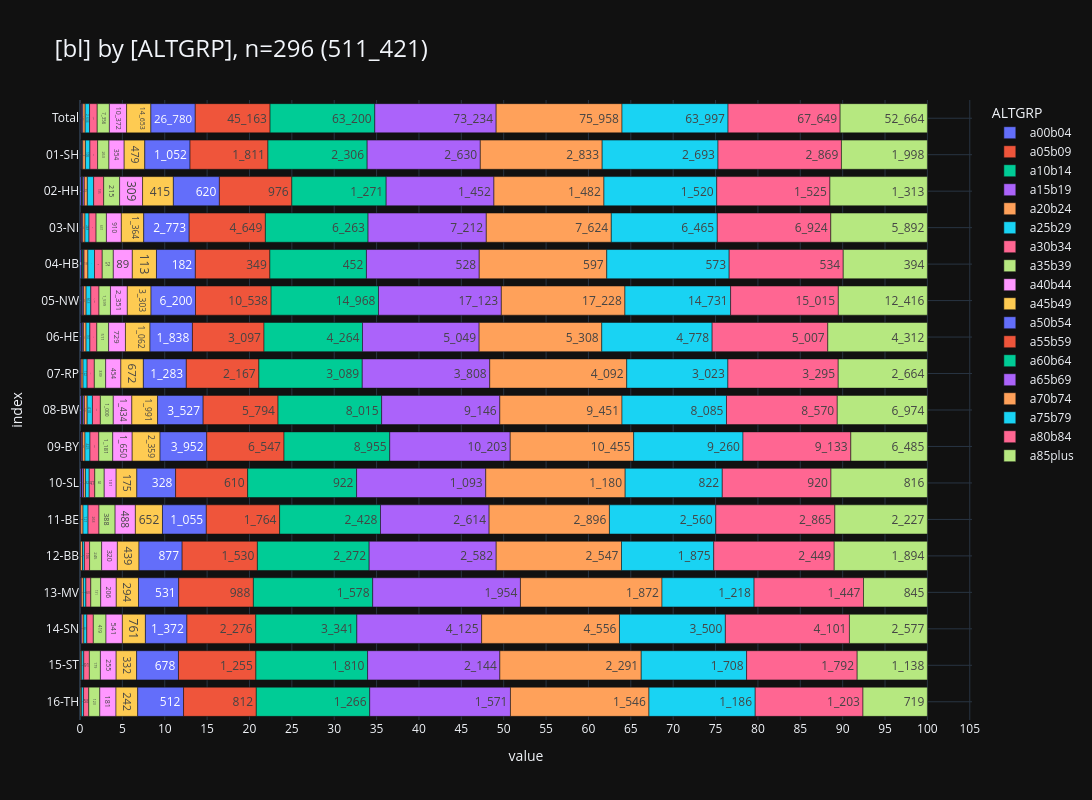

Notebook source saved alongside this figure:
### Code cell
_alias='ALTGRP'
_df = (
    show_freqs(alias=_alias, incl_c44_and_d=False)
    .rename(columns={"kkr": "bl"})
    [["bl", "ALTGRP", "cnt"]]
)
_=pls.plot_stacked_bars(
    _df,
    orientation="h",
    normalize=False,
    relative=True,
    dropna=False,
    sort_values_index=False,
    show_total=True,
    height=800,
)

### Figure 1 — Plotly figure (JSON) as saved in the notebook; plotly's stock layout.template omitted (floating-point values rounded to 4 significant figures)
{"data": [{"hovertemplate": "col=a00b04<br>value=%{x}<br>index=%{y}<br>cnt_str=%{text}<extra></extra>", "legendgroup": "a00b04", "marker": {"color": "#636EFA", "pattern": {"shape": ""}}, "name": "a00b04", "orientation": "h", "showlegend": true, "text": ["486", "20", "20", "47", "8", "133", "52", "3", "125", "49", "12", "2", "2", "13"], "textposition": "auto", "type": "bar", "x": [486, 20, 20, 47, 8, 133, 52, 3, 125, 49, 12, 2, 2, 13], "xaxis": "x", "y": [" Total", "01-SH", "02-HH", "03-NI", "04-HB", "05-NW", "06-HE", "07-RP", "08-BW", "09-BY", "10-SL", "11-BE", "13-MV", "14-SN"], "yaxis": "y"}, {"hovertemplate": "col=a05b09<br>value=%{x}<br>index=%{y}<br>cnt_str=%{text}<extra></extra>", "legendgroup": "a05b09", "marker": {"color": "#EF553B", "pattern": {"shape": ""}}, "name": "a05b09", "orientation": "h", "showlegend": true, "text": ["252", "10", "6", "29", "2", "87", "19", "1", "48", "36", "4", "2", "1", "7"], "textposition": "auto", "type": "bar", "x": [252, 10, 6, 29, 2, 87, 19, 1, 48, 36, 4, 2, 1, 7], "xaxis": "x", "y": [" Total", "01-SH", "02-HH", "03-NI", "04-HB", "05-NW", "06-HE", "07-RP", "08-BW", "09-BY", "10-SL", "12-BB", "13-MV", "14-SN"], "yaxis": "y"}, {"hovertemplate": "col=a10b14<br>value=%{x}<br>index=%{y}<br>cnt_str=%{text}<extra></extra>", "legendgroup": "a10b14", "marker": {"color": "#00CC96", "pattern": {"shape": ""}}, "name": "a10b14", "orientation": "h", "showlegend": true, "text": ["288", "15", "12", "21", "5", "100", "28", "1", "62", "32", "1", "2", "9"], "textposition": "auto", "type": "bar", "x": [288, 15, 12, 21, 5, 100, 28, 1, 62, 32, 1, 2, 9], "xaxis": "x", "y": [" Total", "01-SH", "02-HH", "03-NI", "04-HB", "05-NW", "06-HE", "07-RP", "08-BW", "09-BY", "10-SL", "13-MV", "14-SN"], "yaxis": "y"}, {"hovertemplate": "col=a15b19<br>value=%{x}<br>index=%{y}<br>cnt_str=%{text}<extra></extra>", "legendgroup": "a15b19", "marker": {"color": "#AB63FA", "pattern": {"shape": ""}}, "name": "a15b19", "orientation": "h", "showlegend": true, "text": ["688", "19", "20", "71", "4", "187", "50", "30", "108", "103", "13", "16", "7", "13", "37", "6", "4"], "textposition": "auto", "type": "bar", "x": [688, 19, 20, 71, 4, 187, 50, 30, 108, 103, 13, 16, 7, 13, 37, 6, 4], "xaxis": "x", "y": [" Total", "01-SH", "02-HH", "03-NI", "04-HB", "05-NW", "06-HE", "07-RP", "08-BW", "09-BY", "10-SL", "11-BE", "12-BB", "13-MV", "14-SN", "15-ST", "16-TH"], "yaxis": "y"}, {"hovertemplate": "col=a20b24<br>value=%{x}<br>index=%{y}<br>cnt_str=%{text}<extra></extra>", "legendgroup": "a20b24", "marker": {"color": "#FFA15A", "pattern": {"shape": ""}}, "name": "a20b24", "orientation": "h", "showlegend": true, "text": ["1_415", "62", "41", "135", "18", "340", "113", "56", "210", "204", "16", "55", "42", "27", "60", "22", "14"], "textposition": "auto", "type": "bar", "x": [1415, 62, 41, 135, 18, 340, 113, 56, 210, 204, 16, 55, 42, 27, 60, 22, 14], "xaxis": "x", "y": [" Total", "01-SH", "02-HH", "03-NI", "04-HB", "05-NW", "06-HE", "07-RP", "08-BW", "09-BY", "10-SL", "11-BE", "12-BB", "13-MV", "14-SN", "15-ST", "16-TH"], "yaxis": "y"}, {"hovertemplate": "col=a25b29<br>value=%{x}<br>index=%{y}<br>cnt_str=%{text}<extra></extra>", "legendgroup": "a25b29", "marker": {"color": "#19D3F3", "pattern": {"shape": ""}}, "name": "a25b29", "orientation": "h", "showlegend": true, "text": ["2_634", "105", "85", "248", "31", "663", "167", "122", "410", "425", "32", "121", "38", "33", "99", "33", "22"], "textposition": "auto", "type": "bar", "x": [2634, 105, 85, 248, 31, 663, 167, 122, 410, 425, 32, 121, 38, 33, 99, 33, 22], "xaxis": "x", "y": [" Total", "01-SH", "02-HH", "03-NI", "04-HB", "05-NW", "06-HE", "07-RP", "08-BW", "09-BY", "10-SL", "11-BE", "12-BB", "13-MV", "14-SN", "15-ST", "16-TH"], "yaxis": "y"}, {"hovertemplate": "col=a30b34<br>value=%{x}<br>index=%{y}<br>cnt_str=%{text}<extra></extra>", "legendgroup": "a30b34", "marker": {"color": "#FF6692", "pattern": {"shape": ""}}, "name": "a30b34", "orientation": "h", "showlegend": true, "text": ["4_632", "179", "135", "430", "36", "1_138", "299", "215", "613", "741", "47", "263", "106", "65", "216", "91", "58"], "textposition": "auto", "type": "bar", "x": [4632, 179, 135, 430, 36, 1138, 299, 215, 613, 741, 47, 263, 106, 65, 216, 91, 58], "xaxis": "x", "y": [" Total", "01-SH", "02-HH", "03-NI", "04-HB", "05-NW", "06-HE", "07-RP", "08-BW", "09-BY", "10-SL", "11-BE", "12-BB", "13-MV", "14-SN", "15-ST", "16-TH"], "yaxis": "y"}, {"hovertemplate": "col=a35b39<br>value=%{x}<br>index=%{y}<br>cnt_str=%{text}<extra></extra>", "legendgroup": "a35b39", "marker": {"color": "#B6E880", "pattern": {"shape": ""}}, "name": "a35b39", "orientation": "h", "showlegend": true, "text": ["7_356", "263", "215", "631", "52", "1_599", "511", "339", "1_000", "1_181", "80", "388", "245", "131", "419", "179", "123"], "textposition": "auto", "type": "bar", "x": [7356, 263, 215, 631, 52, 1599, 511, 339, 1000, 1181, 80, 388, 245, 131, 419, 179, 123], "xaxis": "x", "y": [" Total", "01-SH", "02-HH", "03-NI", "04-HB", "05-NW", "06-HE", "07-RP", "08-BW", "09-BY", "10-SL", "11-BE", "12-BB", "13-MV", "14-SN", "15-ST", "16-TH"], "yaxis": "y"}, {"hovertemplate": "col=a40b44<br>value=%{x}<br>index=%{y}<br>cnt_str=%{text}<extra></extra>", "legendgroup": "a40b44", "marker": {"color": "#FF97FF", "pattern": {"shape": ""}}, "name": "a40b44", "orientation": "h", "showlegend": true, "text": ["10_372", "354", "309", "910", "89", "2_351", "729", "454", "1_434", "1_650", "101", "488", "320", "206", "541", "255", "181"], "textposition": "auto", "type": "bar", "x": [10372, 354, 309, 910, 89, 2351, 729, 454, 1434, 1650, 101, 488, 320, 206, 541, 255, 181], "xaxis": "x", "y": [" Total", "01-SH", "02-HH", "03-NI", "04-HB", "05-NW", "06-HE", "07-RP", "08-BW", "09-BY", "10-SL", "11-BE", "12-BB", "13-MV", "14-SN", "15-ST", "16-TH"], "yaxis": "y"}, {"hovertemplate": "col=a45b49<br>value=%{x}<br>index=%{y}<br>cnt_str=%{text}<extra></extra>", "legendgroup": "a45b49", "marker": {"color": "#FECB52", "pattern": {"shape": ""}}, "name": "a45b49", "orientation": "h", "showlegend": true, "text": ["14_653", "479", "415", "1_364", "113", "3_303", "1_062", "672", "1_991", "2_359", "175", "652", "439", "294", "761", "332", "242"], "textposition": "auto", "type": "bar", "x": [14653, 479, 415, 1364, 113, 3303, 1062, 672, 1991, 2359, 175, 652, 439, 294, 761, 332, 242], "xaxis": "x", "y": [" Total", "01-SH", "02-HH", "03-NI", "04-HB", "05-NW", "06-HE", "07-RP", "08-BW", "09-BY", "10-SL", "11-BE", "12-BB", "13-MV", "14-SN", "15-ST", "16-TH"], "yaxis": "y"}, {"hovertemplate": "col=a50b54<br>value=%{x}<br>index=%{y}<br>cnt_str=%{text}<extra></extra>", "legendgroup": "a50b54", "marker": {"color": "#636EFA", "pattern": {"shape": ""}}, "name": "a50b54", "orientation": "h", "showlegend": true, "text": ["26_780", "1_052", "620", "2_773", "182", "6_200", "1_838", "1_283", "3_527", "3_952", "328", "1_055", "877", "531", "1_372", "678", "512"], "textposition": "auto", "type": "bar", "x": [26780, 1052, 620, 2773, 182, 6200, 1838, 1283, 3527, 3952, 328, 1055, 877, 531, 1372, 678, 512], "xaxis": "x", "y": [" Total", "01-SH", "02-HH", "03-NI", "04-HB", "05-NW", "06-HE", "07-RP", "08-BW", "09-BY", "10-SL", "11-BE", "12-BB", "13-MV", "14-SN", "15-ST", "16-TH"], "yaxis": "y"}, {"hovertemplate": "col=a55b59<br>value=%{x}<br>index=%{y}<br>cnt_str=%{text}<extra></extra>", "legendgroup": "a55b59", "marker": {"color": "#EF553B", "pattern": {"shape": ""}}, "name": "a55b59", "orientation": "h", "showlegend": true, "text": ["45_163", "1_811", "976", "4_649", "349", "10_538", "3_097", "2_167", "5_794", "6_547", "610", "1_764", "1_530", "988", "2_276", "1_255", "812"], "textposition": "auto", "type": "bar", "x": [45163, 1811, 976, 4649, 349, 10538, 3097, 2167, 5794, 6547, 610, 1764, 1530, 988, 2276, 1255, 812], "xaxis": "x", "y": [" Total", "01-SH", "02-HH", "03-NI", "04-HB", "05-NW", "06-HE", "07-RP", "08-BW", "09-BY", "10-SL", "11-BE", "12-BB", "13-MV", "14-SN", "15-ST", "16-TH"], "yaxis": "y"}, {"hovertemplate": "col=a60b64<br>value=%{x}<br>index=%{y}<br>cnt_str=%{text}<extra></extra>", "legendgroup": "a60b64", "marker": {"color": "#00CC96", "pattern": {"shape": ""}}, "name": "a60b64", "orientation": "h", "showlegend": true, "text": ["63_200", "2_306", "1_271", "6_263", "452", "14_968", "4_264", "3_089", "8_015", "8_955", "922", "2_428", "2_272", "1_578", "3_341", "1_810", "1_266"], "textposition": "auto", "type": "bar", "x": [63200, 2306, 1271, 6263, 452, 14968, 4264, 3089, 8015, 8955, 922, 2428, 2272, 1578, 3341, 1810, 1266], "xaxis": "x", "y": [" Total", "01-SH", "02-HH", "03-NI", "04-HB", "05-NW", "06-HE", "07-RP", "08-BW", "09-BY", "10-SL", "11-BE", "12-BB", "13-MV", "14-SN", "15-ST", "16-TH"], "yaxis": "y"}, {"hovertemplate": "col=a65b69<br>value=%{x}<br>index=%{y}<br>cnt_str=%{text}<extra></extra>", "legendgroup": "a65b69", "marker": {"color": "#AB63FA", "pattern": {"shape": ""}}, "name": "a65b69", "orientation": "h", "showlegend": true, "text": ["73_234", "2_630", "1_452", "7_212", "528", "17_123", "5_049", "3_808", "9_146", "10_203", "1_093", "2_614", "2_582", "1_954", "4_125", "2_144", "1_571"], "textposition": "auto", "type": "bar", "x": [73234, 2630, 1452, 7212, 528, 17123, 5049, 3808, 9146, 10203, 1093, 2614, 2582, 1954, 4125, 2144, 1571], "xaxis": "x", "y": [" Total", "01-SH", "02-HH", "03-NI", "04-HB", "05-NW", "06-HE", "07-RP", "08-BW", "09-BY", "10-SL", "11-BE", "12-BB", "13-MV", "14-SN", "15-ST", "16-TH"], "yaxis": "y"}, {"hovertemplate": "col=a70b74<br>value=%{x}<br>index=%{y}<br>cnt_str=%{text}<extra></extra>", "legendgroup": "a70b74", "marker": {"color": "#FFA15A", "pattern": {"shape": ""}}, "name": "a70b74", "orientation": "h", "showlegend": true, "text": ["75_958", "2_833", "1_482", "7_624", "597", "17_228", "5_308", "4_092", "9_451", "10_455", "1_180", "2_896", "2_547", "1_872", "4_556", "2_291", "1_546"], "textposition": "auto", "type": "bar", "x": [75958, 2833, 1482, 7624, 597, 17228, 5308, 4092, 9451, 10455, 1180, 2896, 2547, 1872, 4556, 2291, 1546], "xaxis": "x", "y": [" Total", "01-SH", "02-HH", "03-NI", "04-HB", "05-NW", "06-HE", "07-RP", "08-BW", "09-BY", "10-SL", "11-BE", "12-BB", "13-MV", "14-SN", "15-ST", "16-TH"], "yaxis": "y"}, {"hovertemplate": "col=a75b79<br>value=%{x}<br>index=%{y}<br>cnt_str=%{text}<extra></extra>", "legendgroup": "a75b79", "marker": {"color": "#19D3F3", "pattern": {"shape": ""}}, "name": "a75b79", "orientation": "h", "showlegend": true, "text": ["63_997", "2_693", "1_520", "6_465", "573", "14_731", "4_778", "3_023", "8_085", "9_260", "822", "2_560", "1_875", "1_218", "3_500", "1_708", "1_186"], "textposition": "auto", "type": "bar", "x": [63997, 2693, 1520, 6465, 573, 14731, 4778, 3023, 8085, 9260, 822, 2560, 1875, 1218, 3500, 1708, 1186], "xaxis": "x", "y": [" Total", "01-SH", "02-HH", "03-NI", "04-HB", "05-NW", "06-HE", "07-RP", "08-BW", "09-BY", "10-SL", "11-BE", "12-BB", "13-MV", "14-SN", "15-ST", "16-TH"], "yaxis": "y"}, {"hovertemplate": "col=a80b84<br>value=%{x}<br>index=%{y}<br>cnt_str=%{text}<extra></extra>", "legendgroup": "a80b84", "marker": {"color": "#FF6692", "pattern": {"shape": ""}}, "name": "a80b84", "orientation": "h", "showlegend": true, "text": ["67_649", "2_869", "1_525", "6_924", "534", "15_015", "5_007", "3_295", "8_570", "9_133", "920", "2_865", "2_449", "1_447", "4_101", "1_792", "1_203"], "textposition": "auto", "type": "bar", "x": [67649, 2869, 1525, 6924, 534, 15015, 5007, 3295, 8570, 9133, 920, 2865, 2449, 1447, 4101, 1792, 1203], "xaxis": "x", "y": [" Total", "01-SH", "02-HH", "03-NI", "04-HB", "05-NW", "06-HE", "07-RP", "08-BW", "09-BY", "10-SL", "11-BE", "12-BB", "13-MV", "14-SN", "15-ST", "16-TH"], "yaxis": "y"}, {"hovertemplate": "col=a85plus<br>value=%{x}<br>index=%{y}<br>cnt_str=%{text}<extra></extra>", "legendgroup": "a85plus", "marker": {"color": "#B6E880", "pattern": {"shape": ""}}, "name": "a85plus", "orientation": "h", "showlegend": true, "text": ["52_664", "1_998", "1_313", "5_892", "394", "12_416", "4_312", "2_664", "6_974", "6_485", "816", "2_227", "1_894", "845", "2_577", "1_138", "719"], "textposition": "auto", "type": "bar", "x": [52664, 1998, 1313, 5892, 394, 12416, 4312, 2664, 6974, 6485, 816, 2227, 1894, 845, 2577, 1138, 719], "xaxis": "x", "y": [" Total", "01-SH", "02-HH", "03-NI", "04-HB", "05-NW", "06-HE", "07-RP", "08-BW", "09-BY", "10-SL", "11-BE", "12-BB", "13-MV", "14-SN", "15-ST", "16-TH"], "yaxis": "y"}], "layout": {"barmode": "relative", "barnorm": "percent", "height": 800, "legend": {"title": {"text": "ALTGRP"}, "tracegroupgap": 0, "traceorder": "normal"}, "title": {"font": {"size": 24}, "text": "[bl] by [ALTGRP], n=296 (511_421)", "xanchor": "left", "y": 0.95, "yanchor": "top"}, "width": 1600, "xaxis": {"anchor": "y", "domain": [0, 1], "dtick": 5, "gridwidth": 1, "showgrid": true, "title": {"text": "value"}}, "yaxis": {"anchor": "x", "categoryarray": ["16-TH", "15-ST", "14-SN", "13-MV", "12-BB", "11-BE", "10-SL", "09-BY", "08-BW", "07-RP", "06-HE", "05-NW", "04-HB", "03-NI", "02-HH", "01-SH", " Total"], "categoryorder": "array", "domain": [0, 1], "gridwidth": 1, "showgrid": true, "title": {"text": "index"}}}}
